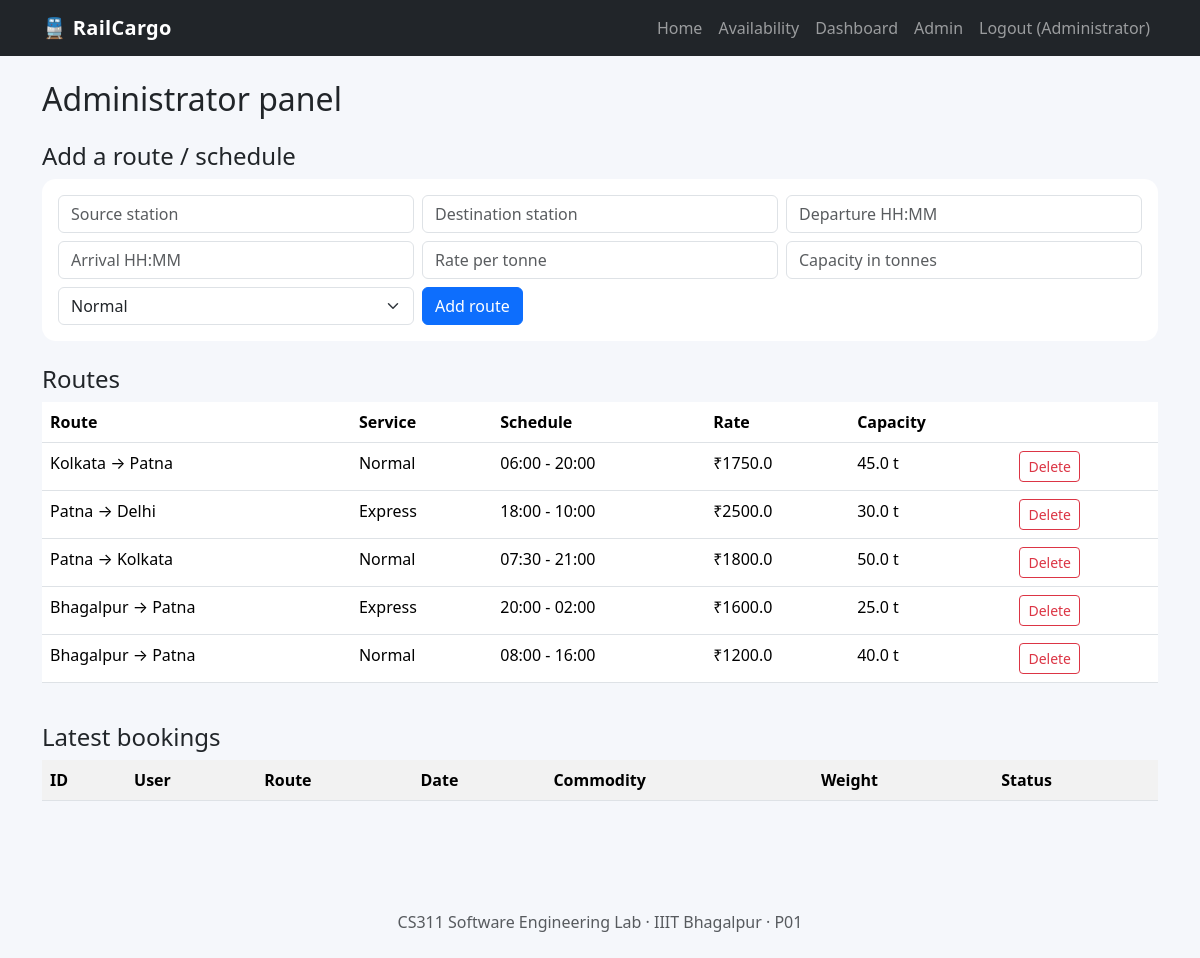
The page /admin (signed in) on the database its author committed.
### tables this page shows
CREATE TABLE routes(
        id INTEGER PRIMARY KEY AUTOINCREMENT,
        source TEXT NOT NULL, destination TEXT NOT NULL,
        service_type TEXT NOT NULL CHECK(service_type IN ('Normal','Express')),
        departure TEXT NOT NULL, arrival TEXT NOT NULL,
        rate_per_ton REAL NOT NULL CHECK(rate_per_ton >= 0),
        capacity_tons REAL NOT NULL CHECK(capacity_tons > 0),
        UNIQUE(source, destination, departure, service_type)
    );

### app.py (the view)
@app.route("/admin")
@login_required
@admin_required
def admin():
    con = db()
    routes = con.execute("SELECT * FROM routes ORDER BY id DESC").fetchall()
    bookings = con.execute("""SELECT b.*,u.name,r.source,r.destination FROM bookings b
                              JOIN users u ON u.id=b.user_id JOIN routes r ON r.id=b.route_id
                              ORDER BY b.id DESC LIMIT 30""").fetchall()
    con.close()
    return render_template("admin.html", routes=routes, bookings=bookings)

### app.py (called while the page is built)
def db():
    con = sqlite3.connect(DB)
    con.row_factory = sqlite3.Row
    con.execute("PRAGMA foreign_keys = ON")
    return con

def login_required(fn):
    @wraps(fn)
    def wrapper(*args, **kwargs):
        if not session.get("user_id"):
            flash("Please log in first.", "warning")
            return redirect(url_for("login"))
        return fn(*args, **kwargs)
    return wrapper

def admin_required(fn):
    @wraps(fn)
    def wrapper(*args, **kwargs):
        if session.get("role") != "admin":
            flash("Administrator access required.", "danger")
            return redirect(url_for("index"))
        return fn(*args, **kwargs)
    return wrapper

### templates/admin.html (shortened to what this page needs)
{% extends "base.html" %}{% block content %}<h2>Administrator panel</h2><h4 class="mt-4">Add a route / schedule</h4><form method="post" action="/admin/routes" class="card card-body mb-4"><div class="row g-2">
{% for field,placeholder in [('source','Source station'),('destination','Destination station'),('departure','Departure HH:MM'),('arrival','Arrival HH:MM'),('rate_per_ton','Rate per tonne'),('capacity_tons','Capacity in tonnes')] %}
<div class="col-md-4"><input class="form-control" name="{{field}}" placeholder="{{placeholder}}" {% if field in ['rate_per_ton','capacity_tons'] %}type="number" step="0.01" min="0.01"{% else %}required{% endif %} required></div>{% endfor %}
<div class="col-md-4"><select class="form-select" name="service_type"><option>Normal</option><option>Express</option></select></div><div class="col-md-4"><button class="btn btn-primary">Add route</button></div></div></form>
<h4>Routes</h4><div class="table-responsive"><table class="table"><tr><th>Route</th><th>Service</th><th>Schedule</th><th>Rate</th><th>Capacity</th><th></th></tr>{% for r in routes %}<tr><td>{{r.source}} → {{r.destination}}</td><td>{{r.service_type}}</td><td>{{r.departure}} - {{r.arrival}}</td><td>₹{{r.rate_per_ton}}</td><td>{{r.capacity_tons}} t</td><td><form method="post" action="/admin/routes/delete/{{r.id}}" onsubmit="return confirm('Delete this route?')"><button class="btn btn-sm btn-outline-danger">Delete</button></form></td></tr>{% endfor %}</table></div>
<h4 class="mt-4">Latest bookings</h4><div class="table-responsive"><table class="table table-striped"><tr><th>ID</th><th>User</th><th>Route</th><th>Date</th><th>Commodity</th><th>Weight</th><th>Status</th></tr></table></div>{% endblock %}

### static/style.css (style rules this page uses)
body { background:#f5f7fb; min-height:100vh; }
.card { border:0; border-radius:14px; }

### rows shown on the page
routes: source "Kolkata", destination "Patna", service_type "Normal", departure "06:00", arrival "20:00", rate_per_ton "1750.0", capacity_tons "45.0"
routes: source "Patna", destination "Delhi", service_type "Express", departure "18:00", arrival "10:00", rate_per_ton "2500.0", capacity_tons "30.0"
routes: source "Patna", destination "Kolkata", service_type "Normal", departure "07:30", arrival "21:00", rate_per_ton "1800.0", capacity_tons "50.0"
routes: source "Bhagalpur", destination "Patna", service_type "Express", departure "20:00", arrival "02:00", rate_per_ton "1600.0", capacity_tons "25.0"
routes: source "Bhagalpur", destination "Patna", service_type "Normal", departure "08:00", arrival "16:00", rate_per_ton "1200.0", capacity_tons "40.0"

### other values the page prints
{{ session.get('name') }} "Administrator"
